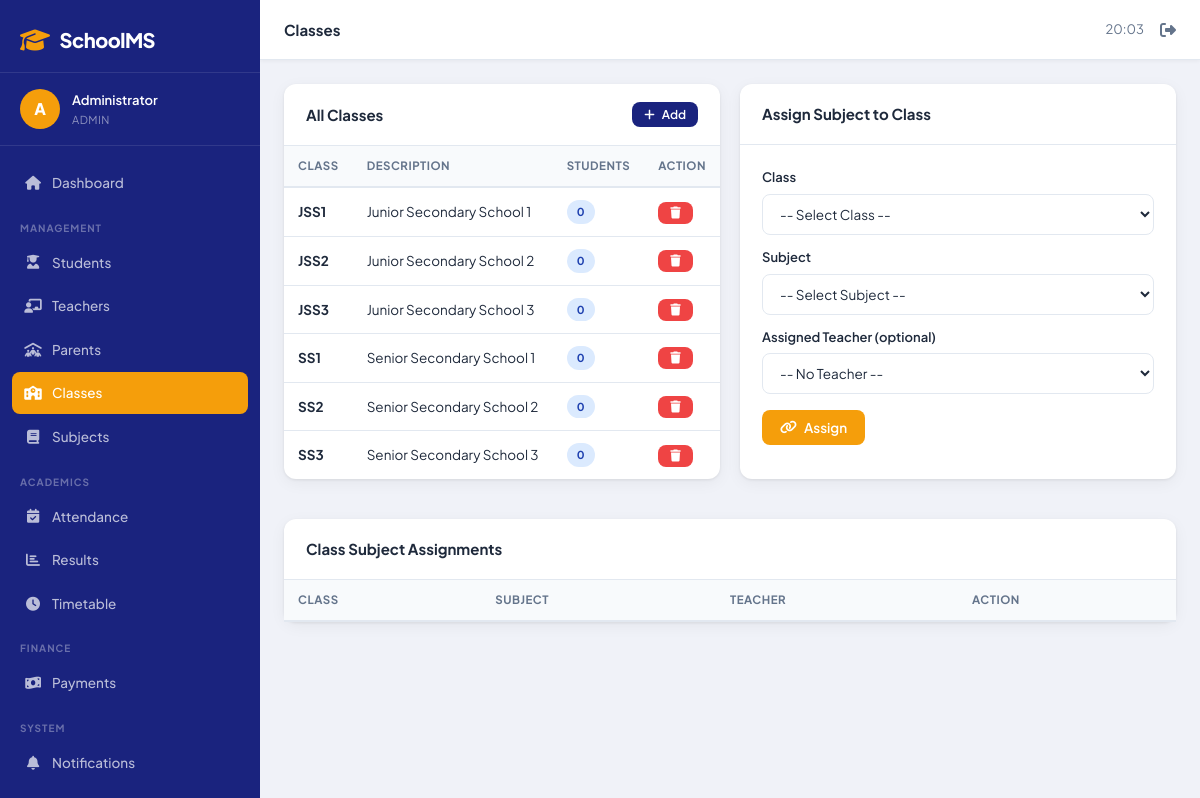
The page /admin/classes.php (signed in) on the database its author committed.
### tables this page shows
CREATE TABLE classes (
    id INT AUTO_INCREMENT PRIMARY KEY,
    class_name VARCHAR(50) NOT NULL UNIQUE,
    description TEXT,
    created_at TIMESTAMP DEFAULT CURRENT_TIMESTAMP
);

### admin/classes.php (the view, shortened to what this page needs)
<?php
require_once '../config/db.php';
$page_title = 'Classes';
$classes    = mysqli_query($conn, "SELECT c.*, (SELECT COUNT(*) FROM students WHERE class_id=c.id) as student_count FROM classes c ORDER BY c.class_name");
require_once '../includes/header.php';
?>
<div style="display:grid;grid-template-columns:1fr 1fr;gap:20px;">
    <div class="card">
        <div class="card-header">
            <span class="card-title">All Classes</span>
            <button class="btn btn-primary btn-sm" onclick="openModal('addClassModal')">
                <i class="fa-solid fa-plus"></i> Add
            </button>
        </div>
        <div class="table-wrapper">
            <table>
                <thead><tr><th>Class</th><th>Description</th><th>Students</th><th>Action</th></tr></thead>
                <tbody>
                <?php while ($cl = mysqli_fetch_assoc($classes)): ?>
                <tr>
                    <td><strong><?= $cl['class_name'] ?></strong></td>
                    <td><?= $cl['description'] ?></td>
                    <td><span class="badge badge-info"><?= $cl['student_count'] ?></span></td>
                    <td>
                        <button class="btn btn-danger btn-sm" onclick="confirmDelete('?delete=<?= $cl['id'] ?>','<?= $cl['class_name'] ?>')">
                            <i class="fa-solid fa-trash"></i>
                        </button>
                    </td>
                </tr>
                <?php endwhile; ?>
                </tbody>
            </table>
        </div>
    </div>
    <div class="card">
        <div class="card-header"><span class="card-title">Assign Subject to Class</span></div>
        <div class="card-body">
            <form method="POST">
                <div class="form-group" style="margin-bottom:12px;">
                    <label>Class</label>
                    <select name="class_id" class="form-control" required>
                        <option value="">-- Select Class --</option>
                    </select>
                </div>
                <div class="form-group" style="margin-bottom:12px;">
                    <label>Subject</label>
                    <select name="subject_id" class="form-control" required>
                        <option value="">-- Select Subject --</option>
                    </select>
                </div>
                <div class="form-group" style="margin-bottom:16px;">
                    <label>Assigned Teacher (optional)</label>
                    <select name="teacher_id" class="form-control">
                        <option value="0">-- No Teacher --</option>
                    </select>
                </div>
                <button type="submit" class="btn btn-accent"><i class="fa-solid fa-link"></i> Assign</button>
            </form>
        </div>
    </div>
</div>
<div class="card" style="margin-top:20px;">
    <div class="card-header"><span class="card-title">Class Subject Assignments</span></div>
    <div class="table-wrapper">
        <table>
            <thead><tr><th>Class</th><th>Subject</th><th>Teacher</th><th>Action</th></tr></thead>
        </table>
    </div>
</div>
<?php require_once '../includes/footer.php'; ?>

### includes/header.php (shortened to what this page needs)
<?php
$role = $_SESSION['user_role'] ?? '';
$name = $_SESSION['user_name'] ?? 'User';
$base = BASE_URL;
?>
<!DOCTYPE html>
<html lang="en">
<head>
    <link rel="stylesheet" href="https://cdnjs.cloudflare.com/ajax/libs/font-awesome/6.5.0/css/all.min.css">
    <link rel="stylesheet" href="<?= $base ?>/assets/css/style.css">
</head>
<body>
<div class="sidebar" id="sidebar">
    <div class="sidebar-brand">
        <i class="fa-solid fa-graduation-cap"></i>
        <span><?= SITE_NAME ?></span>
    </div>
    <div class="sidebar-user">
        <div class="user-avatar"><?= strtoupper(substr($name, 0, 1)) ?></div>
        <div>
            <div class="user-name"><?= htmlspecialchars($name) ?></div>
            <div class="user-role"><?= ucfirst($role) ?></div>
        </div>
    </div>
    <nav class="sidebar-nav">
    <?php if ($role === 'admin'): ?>
        <a href="<?= $base ?>/admin/dashboard.php" class="nav-item <?= (basename($_SERVER['PHP_SELF'])=='dashboard.php')?'active':'' ?>">
            <i class="fa-solid fa-house"></i> Dashboard
        </a>
        <div class="nav-label">MANAGEMENT</div>
        <a href="<?= $base ?>/admin/students.php" class="nav-item">
            <i class="fa-solid fa-user-graduate"></i> Students
        </a>
        <a href="<?= $base ?>/admin/teachers.php" class="nav-item">
            <i class="fa-solid fa-chalkboard-user"></i> Teachers
        </a>
        <a href="<?= $base ?>/admin/parents.php" class="nav-item">
            <i class="fa-solid fa-people-roof"></i> Parents
        </a>
        <a href="<?= $base ?>/admin/classes.php" class="nav-item">
            <i class="fa-solid fa-school"></i> Classes
        </a>
        <a href="<?= $base ?>/admin/subjects.php" class="nav-item">
            <i class="fa-solid fa-book"></i> Subjects
        </a>
        <div class="nav-label">ACADEMICS</div>
        <a href="<?= $base ?>/admin/attendance.php" class="nav-item">
            <i class="fa-solid fa-calendar-check"></i> Attendance
        </a>
        <a href="<?= $base ?>/admin/results.php" class="nav-item">
            <i class="fa-solid fa-chart-bar"></i> Results
        </a>
        <a href="<?= $base ?>/admin/timetable.php" class="nav-item">
            <i class="fa-solid fa-clock"></i> Timetable
        </a>
        <div class="nav-label">FINANCE</div>
        <a href="<?= $base ?>/admin/payments.php" class="nav-item">
            <i class="fa-solid fa-money-bill-wave"></i> Payments
        </a>
        <div class="nav-label">SYSTEM</div>
        <a href="<?= $base ?>/admin/notifications.php" class="nav-item">
            <i class="fa-solid fa-bell"></i> Notifications
        </a>
        <a href="<?= $base ?>/admin/reports.php" class="nav-item">
        </a>
    <?php endif; ?>
    </nav>
</div>
<div class="main-wrapper">
    <header class="topbar">
        <div class="topbar-title"><?= $page_title ?? 'Dashboard' ?></div>
        <div class="topbar-right">
            <span class="topbar-time" id="topbarTime"></span>
            <a href="<?= $base ?>/logout.php" class="topbar-logout">
                <i class="fa-solid fa-right-from-bracket"></i>
            </a>
        </div>
    </header>
    <div class="page-content">

### includes/footer.php (shortened to what this page needs)
    </div>
</div>
</body>
</html>

### rows shown on the page
classes: class_name "JSS1", description "Junior Secondary School 1", student_count "0"
classes: class_name "JSS2", description "Junior Secondary School 2", student_count "0"
classes: class_name "JSS3", description "Junior Secondary School 3", student_count "0"
classes: class_name "SS1", description "Senior Secondary School 1", student_count "0"
classes: class_name "SS2", description "Senior Secondary School 2", student_count "0"
classes: class_name "SS3", description "Senior Secondary School 3", student_count "0"

### other values the page prints
SITE_NAME "SchoolMS"
substr($name, 0, 1) "A"
$name "Administrator"
$role "ADMIN"
$page_title "Classes"
